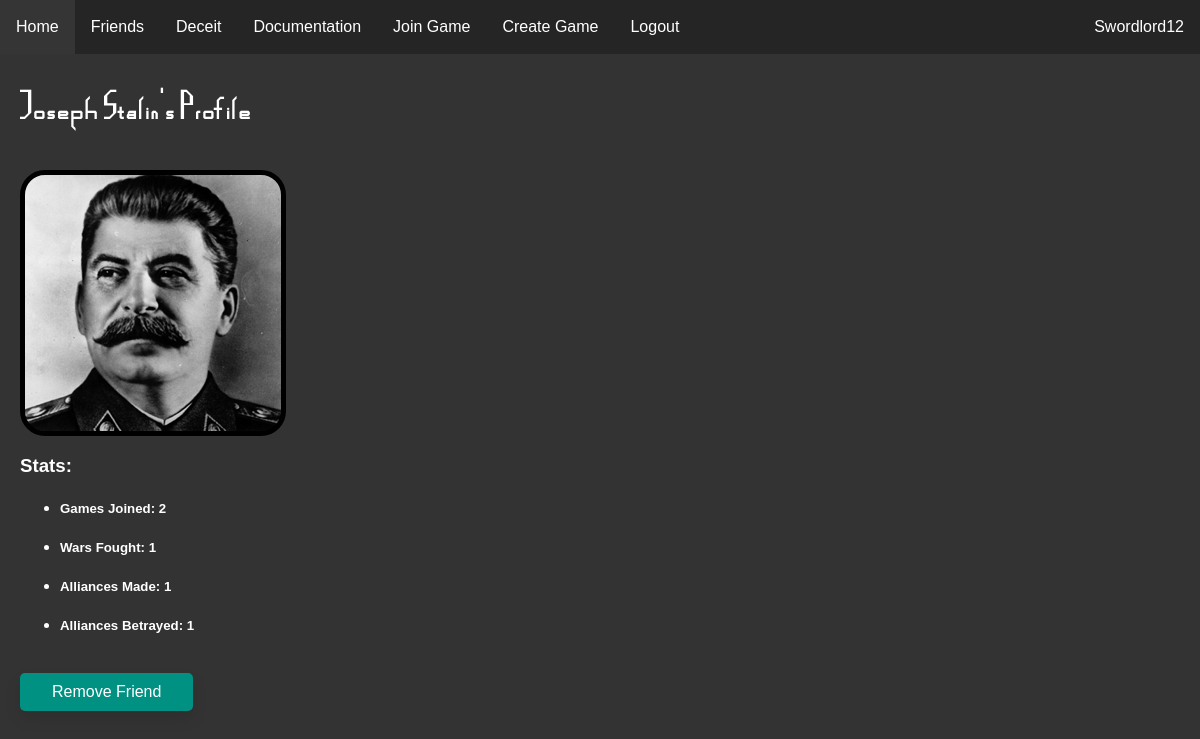
Screenshot of /user/2 (signed in) with the database file from the repository.
### website/models.py (models this page shows)
class User(db.Model, UserMixin):
    id = db.Column(db.Integer, primary_key=True)
    email = db.Column(db.String(150), unique=True)
    password = db.Column(db.String(150))
    username = db.Column(db.String(150))
    pfp = db.Column(db.String(50))
    admin = db.Column(db.String(50))

class StatsAllTime(db.Model):
    id = db.Column(db.Integer, primary_key=True)
    user = db.Column(db.Integer, db.ForeignKey('user.id'), unique=True)
    wins = db.Column(db.Integer)
    total_ally = db.Column(db.Integer)
    total_betray = db.Column(db.Integer)
    total_war = db.Column(db.Integer)
    wars_won = db.Column(db.Integer)
    games_finished = db.Column(db.Integer)
    battles_won = db.Column(db.Integer)
    battles_done = db.Column(db.Integer)
    nukes_dropped = db.Column(db.Integer)
    gov_changes = db.Column(db.Integer)
    worst_defeat_lower = db.Column(db.Integer)
    worst_defeat_higher = db.Column(db.Integer)
    amt_spent_mil = db.Column(db.Integer)
    total_inf_produce = db.Column(db.Integer)

### website/profiles.py (the view, shortened to what this page needs)
@profiles.route('<int:user_id>', methods=['GET', 'POST'])
@login_required
def profile(user_id):
    user = User.query.filter_by(id=user_id).first()
    counter=0
    is_friends = False
    is_friends1 = Friends.query.filter_by(user1=user_id, user2=current_user.id).first()
    is_friends2 = Friends.query.filter_by(user2=user_id, user1=current_user.id).first()
    if is_friends1 != None or is_friends2 != None:
        is_friends = True
    for games in db.session.query(GamesJoined).filter_by(user=user_id):
        counter += 1
    if user == current_user:
        is_current_user = True
    else:
        is_current_user = False
    stats = db.session.query(StatsAllTime).filter_by(user=user_id).first()
    return render_template('profile.html', is_current=is_current_user, user=current_user, player=user, games_joined=counter,
                             is_friends=is_friends, stats=stats)

### website/templates/profile.html (shortened to what this page needs)
{% extends "base.html" %} {% block title %}{{player.username}}'s Profile{% endblock %}
{% block content %}
<head>
    <link rel="stylesheet" type="text/css" href="/static/css/profile.css" />
</head>
<br/>
<h1 id="heading">{{player.username}}'s Profile</h1>
<br/>
<div class="pfp" style="background-image: url({{player.pfp}});">
</div>
<h3>Stats:</h3>
<ul>
    <li><h5>Games Joined: {{ games_joined }}</h5></li>
    <li><h5>Wars Fought: {{ stats.total_war }}</h5></li>
    <li><h5>Alliances Made: {{ stats.total_ally }}</h5></li>
    <li><h5>Alliances Betrayed: {{ stats.total_betray }}</h5></li>
</ul>
<br/>
{% if not is_current %}
    {% if is_friends %}
        <form method="POST">
            <button class="button-main" id = "Remove Friend" type="submit" value="Remove Friend">Remove Friend</button>
        </form>
    {% endif %}
{% endif %}
{% endblock %}

### website/templates/base.html (shortened to what this page needs)
<!DOCTYPE html>
<html lang="en">
<head>
    <link rel="stylesheet" type="text/css" href="/static/css/main.css" />
</head>
<body>
    <ul class="navbar">
      {% if user.is_authenticated %}
      <li><a class="nav-item nav-link" id="home" href="/">Home</a></li>
      <li><a class="nav-item nav-link" id="friends" href="/user/friends">Friends</a></li>
      <li><a class="nav-item nav-link" id="deceit" href="/deceit">Deceit</a></li>
      <li><a class="nav-item nav-link" id="docs" href="/docs/">Documentation</a></li>
      <li><a class="nav-item nav-link" id="join_game" href="/join-game">Join Game</a></li>
      <li><a class="nav-item nav-link" id="create_game" href="/create-game">Create Game</a></li>
      <li><a class="nav-item nav-link" id="logout" href="/logout">Logout</a></li>
      <li><a class="nav-user nav-link" id="user_link" href="{{url_for('profiles.profile', user_id=user.id)}}">{{ user.username }}</a></li>
      {% else %}
      <li><a class="nav-item nav-link" id="login" href="/login">Login</a></li>
      <li><a class="nav-item nav-link" id="signUp" href="/sign-up">Sign Up</a></li>
      {% endif %}
    </ul>
    <div id="main_div">
    <div class="container">
        {% block content %}
        {% endblock %}
    </div>
    </div>
</body>
</html>

### website/static/css/main.css (style rules this page uses)
#main_div { margin-top: 30px; padding: 20px; }
h1 { font-family: MapGame; letter-spacing: 2px; }
body { margin: 0px; background-color: #333333; color: white; }
.navbar { list-style-type: none; margin: 0; padding: 0; overflow: hidden; background-color: #252525; position: fixed; top: 0; width: 100%; }
.nav-item { float: left; }
.nav-user { float:right; }
.nav-link { display: block; color: white; text-align: center; padding: 18px 16px; text-decoration: none; }
.pfp { width: 64px; height: 64px; }
.button-main { background-color: rgb(0, 145, 130); border: none; color: white; padding: 10px 32px; text-align: center; text-decoration: none; display: inline-block; font-size: 16px; border-radius: 5px; transition-duration: 0.4s; box-shadow: 0px 8px 15px rgba(0, 0, 0, 0.1); cursor: pointer; }
html { font-family: Arial, Helvetica, sans-serif; }

### website/static/css/profile.css (style rules this page uses)
.pfp { width: 256px; height: 256px; border: 5px solid #000000; border-radius: 25px; }

### rows the page displays
User: username "Swordlord12"
User: username "Joseph Stalin", pfp (picture)
StatsAllTime: total_war "1", total_ally "1", total_betray "1"

### other values shown
{{ games_joined }} "2"
